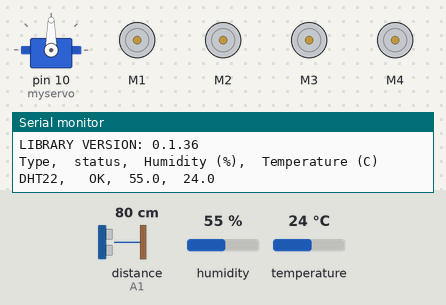
Bench run of a sketch on a simulated Arduino Uno, built with avr-gcc and run on an emulated ATmega328P. Shown: servo, 4 × DC motor (green arrow = forward, orange = backward, longer = faster), the last lines printed to the serial monitor. The test bench sets the inputs (shaded band); at power-on: distance to the obstacle (sensor on A1) 80 cm, humidity 55 %, temperature 24 °C. The echo pulse lasts 58.3 µs per cm.

Above: at 2.2 s.
2.3 s: distance to the obstacle (sensor on A1) set to 32 cm
14.0 s: distance to the obstacle (sensor on A1) set to 27 cm
At 21.2 s:
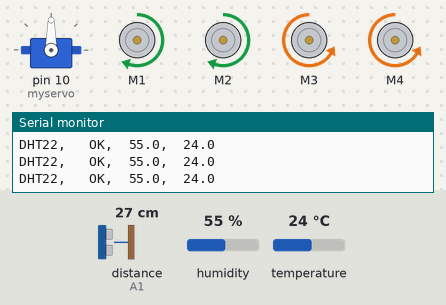
23.9 s: distance to the obstacle (sensor on A1) set to 35 cm
At 30.1 s:
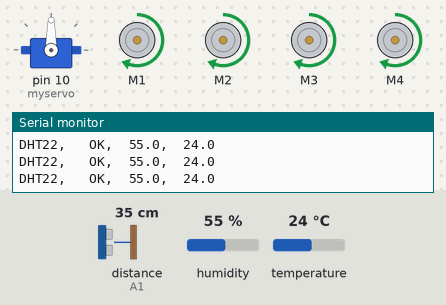
30.7 s: distance to the obstacle (sensor on A1) set to 2 cm
At 36.6 s:
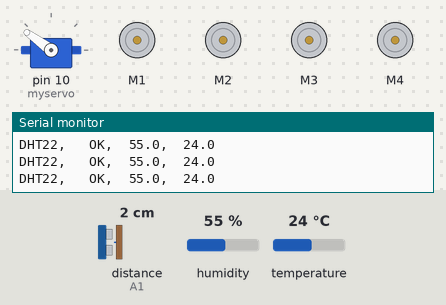
Timing chart, 0 to 40.7 s (numbered marks = the images above; inputs shaded):
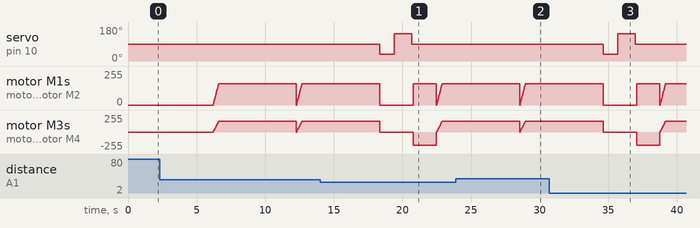

Measured:
- the behaviour switches between 30 and 29 cm on distance to the obstacle (sensor on A1) (found by bisection; images 0 and 1)
- after the input at 14.0 s, servo on pin 10 (myservo): 90° → 36° after 4.3 s, → 144° 1.1 s later, → 90° 1.3 s later
- after the input at 23.9 s, servo on pin 10 (myservo): stays 90° (without the input it goes to 36° after 4.7 s)
- after the input at 30.7 s, servo on pin 10 (myservo): 90° → 36° after 3.9 s, → 144° 1.1 s later, → 90° 1.3 s later

The sketch:

abey.ino
```cpp
#include <AFMotor.h>
#include <Servo.h>
#include <NewPing.h>
#include <dht.h>

#define DHT22_PIN 4

#define TRIG_PIN A0 // Pin A0 on the Motor Drive Shield soldered to the ultrasonic sensor
#define ECHO_PIN A1 // Pin A1 on the Motor Drive Shield soldered to the ultrasonic sensor
#define MAX_DISTANCE 300 // sets maximum useable sensor measuring distance to 300cm
#define MAX_SPEED 160 // sets speed of DC traction motors to 150/250 or about 70% of full speed - to get power drain down.
#define MAX_SPEED_OFFSET 40 // this sets offset to allow for differences between the two DC traction motors
#define COLL_DIST 30 // sets distance at which robot stops and reverses to 30cm
#define TURN_DIST COLL_DIST+20 // sets distance at which robot veers away from object
NewPing sonar(TRIG_PIN, ECHO_PIN, MAX_DISTANCE); // sets up sensor library to use the correct pins to measure distance.

AF_DCMotor leftMotor1(1, MOTOR12_1KHZ); // create motor #1 using M1 output on Motor Drive Shield, set to 1kHz PWM frequency
AF_DCMotor leftMotor2(2, MOTOR12_1KHZ); // create motor #2, using M2 output, set to 1kHz PWM frequency
AF_DCMotor rightMotor1(3, MOTOR34_1KHZ);// create motor #3, using M3 output, set to 1kHz PWM frequency
AF_DCMotor rightMotor2(4, MOTOR34_1KHZ);// create motor #4, using M4 output, set to 1kHz PWM frequency
Servo myservo;  // create servo object to control a servo

dht DHT;

int leftDistance, rightDistance; //distances on either side
int curDist = 0;
String motorSet = "";
int speedSet = 0;

//-------------------------------------------- SETUP LOOP ----------------------------------------------------------------------------
void setup() {
  Serial.begin(9600);
  Serial.println("DHT TEST PROGRAM ");
  Serial.print("LIBRARY VERSION: ");
  Serial.println(DHT_LIB_VERSION);
  Serial.println();
  Serial.println("Type,\tstatus,\tHumidity (%),\tTemperature (C)");
  myservo.attach(10);  // attaches the servo on pin 10 (SERVO_1 on the Motor Drive Shield to the servo object
  myservo.write(90); // tells the servo to position at 90-degrees ie. facing forward.
  delay(1000); // delay for one seconds
 }
//------------------------------------------------------------------------------------------------------------------------------------

//---------------------------------------------MAIN LOOP ------------------------------------------------------------------------------
void loop() {
  // READ DATA
  Serial.print("DHT22, \t");
  int chk = DHT.read22(DHT22_PIN);
  switch (chk)
   {
    case DHTLIB_OK:
      Serial.print("OK,\t");
      break;
    case DHTLIB_ERROR_CHECKSUM:
      Serial.print("Checksum error,\t");
      break;
    case DHTLIB_ERROR_TIMEOUT:
      Serial.print("Time out error,\t");
      break;
    default:
      Serial.print("Unknown error,\t");
      break;
    }
    // DISPLAY DATA
    Serial.print(DHT.humidity, 1);
    Serial.print(",\t");
    Serial.println(DHT.temperature, 1);

    delay(5000);

  myservo.write(90);  // move eyes forward
  delay(90);
  curDist = readPing();   // read distance
  if (curDist < COLL_DIST) {changePath();}  // if forward is blocked change direction
  moveForward();  // move forward
  delay(500);
 }
//-------------------------------------------------------------------------------------------------------------------------------------

void changePath() {
  moveStop();   // stop forward movement
  myservo.write(36);  // check distance to the right
    delay(500);
    rightDistance = readPing(); //set right distance
    delay(500);
    myservo.write(144);  // check distace to the left
    delay(700);
    leftDistance = readPing(); //set left distance
    delay(500);
    myservo.write(90); //return to center
    delay(100);
    compareDistance();
  }


void compareDistance()   // find the longest distance
{
  if (leftDistance>rightDistance) //if left is less obstructed
  {
    turnLeft();
  }
  else if (rightDistance>leftDistance) //if right is less obstructed
  {
    turnRight();
  }
   else //if they are equally obstructed
  {
    turnAround();
  }
}


//-------------------------------------------------------------------------------------------------------------------------------------

int readPing() { // read the ultrasonic sensor distance
  delay(70);
  unsigned int uS = sonar.ping();
  int cm = uS/US_ROUNDTRIP_CM;
  return cm;
}
//-------------------------------------------------------------------------------------------------------------------------------------
void moveStop() {leftMotor1.run(RELEASE); leftMotor2.run(RELEASE); rightMotor1.run(RELEASE); rightMotor2.run(RELEASE);}  // stop the motors.
//-------------------------------------------------------------------------------------------------------------------------------------
void moveForward() {
    motorSet = "FORWARD";
    leftMotor1.run(FORWARD);      // turn it on going forward
    leftMotor2.run(FORWARD);      // turn it on going forward
    rightMotor1.run(FORWARD);     // turn it on going forward
    rightMotor2.run(FORWARD);     // turn it on going forward
  for (speedSet = 0; speedSet < MAX_SPEED; speedSet +=2) // slowly bring the speed up to avoid loading down the batteries too quickly
  {
    leftMotor1.setSpeed(speedSet);
    leftMotor2.setSpeed(speedSet);
    rightMotor1.setSpeed(speedSet);
    rightMotor2.setSpeed(speedSet);
    delay(5);
  }
}
//-------------------------------------------------------------------------------------------------------------------------------------
void moveBackward() {
    motorSet = "BACKWARD";
    leftMotor1.run(BACKWARD);     // turn it on going backward
    leftMotor2.run(BACKWARD);     // turn it on going backward
    rightMotor1.run(BACKWARD);    // turn it on going backward
    rightMotor2.run(BACKWARD);    // turn it on going backward
  for (speedSet = 0; speedSet < MAX_SPEED; speedSet +=2) // slowly bring the speed up to avoid loading down the batteries too quickly
  {
    leftMotor1.setSpeed(speedSet);
    leftMotor2.setSpeed(speedSet);
    rightMotor1.setSpeed(speedSet);
    rightMotor2.setSpeed(speedSet);
    delay(5);
  }
}
//-------------------------------------------------------------------------------------------------------------------------------------
void turnRight() {
  motorSet = "RIGHT";
  leftMotor1.run(FORWARD);      // turn motor 1 forward
  leftMotor2.run(FORWARD);      // turn motor 2 forward
  rightMotor1.run(BACKWARD);    // turn motor 3 backward
  rightMotor2.run(BACKWARD);    // turn motor 4 backward
  rightMotor1.setSpeed(speedSet+MAX_SPEED_OFFSET);
  rightMotor2.setSpeed(speedSet+MAX_SPEED_OFFSET);
  delay(1500); // run motors this way for 1500
  motorSet = "FORWARD";
  leftMotor1.run(FORWARD);      // set both motors back to forward
  leftMotor2.run(FORWARD);
  rightMotor1.run(FORWARD);
  rightMotor2.run(FORWARD);
}
//-------------------------------------------------------------------------------------------------------------------------------------
void turnLeft() {
  motorSet = "LEFT";
  leftMotor1.run(BACKWARD);      // turn motor 1 backward
  leftMotor2.run(BACKWARD);      // turn motor 2 backward
  leftMotor1.setSpeed(speedSet+MAX_SPEED_OFFSET);
  leftMotor2.setSpeed(speedSet+MAX_SPEED_OFFSET);
  rightMotor1.run(FORWARD);     // turn motor 3 forward
  rightMotor2.run(FORWARD);     // turn motor 4 forward
  delay(1500); // run motors this way for 1500
  motorSet = "FORWARD";
  leftMotor1.run(FORWARD);      // turn it on going forward
  leftMotor2.run(FORWARD);      // turn it on going forward
  rightMotor1.run(FORWARD);     // turn it on going forward
  rightMotor2.run(FORWARD);     // turn it on going forward
}
//-------------------------------------------------------------------------------------------------------------------------------------
void turnAround() {
  motorSet = "RIGHT";
  leftMotor1.run(FORWARD);      // turn motor 1 forward
  leftMotor2.run(FORWARD);      // turn motor 2 forward
  rightMotor1.run(BACKWARD);    // turn motor 3 backward
  rightMotor2.run(BACKWARD);    // turn motor 4 backward
  rightMotor1.setSpeed(speedSet+MAX_SPEED_OFFSET);
  rightMotor2.setSpeed(speedSet+MAX_SPEED_OFFSET);
  delay(1700); // run motors this way for 1700
  motorSet = "FORWARD";
  leftMotor1.run(FORWARD);      // set both motors back to forward
  leftMotor2.run(FORWARD);
  rightMotor1.run(FORWARD);
  rightMotor2.run(FORWARD);
}
```
